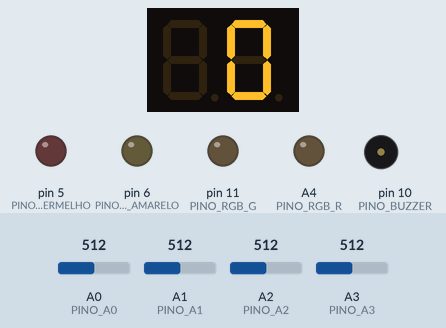
Recording of a sketch running on a simulated Arduino Uno, built with avr-gcc and run on an emulated ATmega328P. Shown: 2-digit seven-segment display, output pins drawn as LEDs (lit = HIGH), buzzer (waves = sounding, pin HIGH). The test bench sets the inputs (shaded band); at power-on: A0 (PINO_A0) = 512, A1 (PINO_A1) = 512, A2 (PINO_A2) = 512, A3 (PINO_A3) = 512. What the sketch prints to the serial monitor is not drawn.

Above: at 0.6 s.
At 10.1 s:
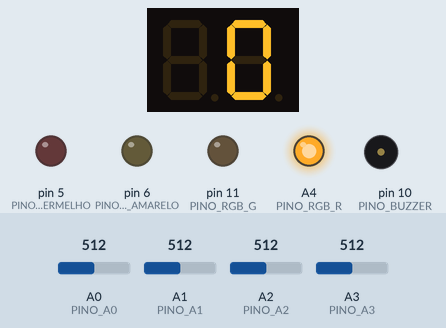
At 25.4 s:
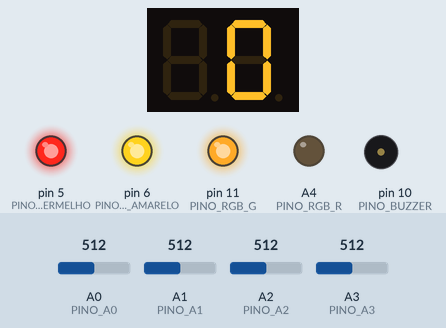
Timing chart, 0 to 118.0 s (numbered marks = the images above):
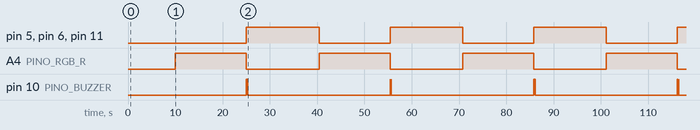

The sketch:

Codigo.ino
```cpp
#include "SevSeg.h"

SevSeg sevseg;

// --- DADOS DA SUA REDE WI-FI ---
const String NOME_WIFI = "WIFI UNIFEOB";
const String SENHA_WIFI = "";
// -------------------------------

// --- CONFIGURAÇÃO DO NTFY ---
const String SERVER    = "ntfy.sh";
const String TOPICO    = "projeto_alerta_bomba_1977_2002"; // Mantenha o seu tópico secreto aqui
// ----------------------------

#define PINO_A0 A0
#define PINO_A1 A1
#define PINO_A2 A2
#define PINO_A3 A3

#define PINO_PWM_VERMELHO 5
#define PINO_PWM_AMARELO 6

#define PINO_RGB_R A4
#define PINO_RGB_G 11
#define PINO_BUZZER 10

const float RESISTOR_SHUNT = 220.0;

unsigned long temporizadorMedicao = 0;
unsigned long temporizadorPisca = 0;
const unsigned long INTERVALO_PISCA = 10000;

// NOVIDADE 1: Variáveis de consumo agora são globais para o envio poder acessá-las
int potenciaTotal_mW = 0;
int potenciaVermelho_mW = 0;
int potenciaAmarelo_mW = 0;
bool ledsLigados = true;

void atualizarMedicao() {
  if (ledsLigados) {
    long somaA0 = 0, somaA1 = 0, somaA2 = 0, somaA3 = 0;
    int amostras = 10;

    for(int i = 0; i < amostras; i++) {
      somaA0 += analogRead(PINO_A0);
      somaA1 += analogRead(PINO_A1);
      somaA2 += analogRead(PINO_A2);
      somaA3 += analogRead(PINO_A3);
    }

    float mediaA2 = (somaA2 / amostras) * (5.0 / 1023.0);
    float mediaA3 = (somaA3 / amostras) * (5.0 / 1023.0);
    float correnteA = (mediaA2 - mediaA3) / RESISTOR_SHUNT;

    // Atualiza a variável global do Amarelo
    potenciaAmarelo_mW = (int)((mediaA3 * correnteA) * 1000.0);
    if(potenciaAmarelo_mW < 0) potenciaAmarelo_mW = 0;

    float mediaA0 = (somaA0 / amostras) * (5.0 / 1023.0);
    float mediaA1 = (somaA1 / amostras) * (5.0 / 1023.0);
    float correnteV = (mediaA0 - mediaA1) / RESISTOR_SHUNT;

    // Atualiza a variável global do Vermelho
    potenciaVermelho_mW = (int)((mediaA1 * correnteV) * 1000.0);
    if(potenciaVermelho_mW < 0) potenciaVermelho_mW = 0;

    potenciaTotal_mW = potenciaVermelho_mW + potenciaAmarelo_mW;
  } else {
    potenciaTotal_mW = 0;
    potenciaVermelho_mW = 0;
    potenciaAmarelo_mW = 0;
  }

  int valorDisplay = potenciaTotal_mW;
  if (valorDisplay > 99) valorDisplay = 99;
  sevseg.setNumber(valorDisplay);
}

void enviarComandoAT(String comando, int timeout) {
  Serial.println(comando);
  unsigned long tempo = millis();

  while ((millis() - tempo) < timeout) {
    while (Serial.available()) {
      char c = Serial.read();
    }

    if (millis() - temporizadorMedicao >= 500) {
      temporizadorMedicao = millis();
      atualizarMedicao();
    }

    sevseg.refreshDisplay();
  }
}

void enviarNotificacao(String payload) {
  enviarComandoAT("AT+CIPSTART=\"TCP\",\"" + SERVER + "\",80", 2000);

  String requisicao = "POST /" + TOPICO + " HTTP/1.1\r\n" +
                      "Host: " + SERVER + "\r\n" +
                      "Connection: close\r\n" +
                      "Content-Length: " + String(payload.length()) + "\r\n\r\n" +
                      payload;

  enviarComandoAT("AT+CIPSEND=" + String(requisicao.length()), 1000);
  enviarComandoAT(requisicao, 2000);
}

void setup() {
  byte numDigits = 2;
  byte digitPins[] = {12, 13};
  byte segmentPins[] = {2, 3, 4, A5, 9, 7, 8, 20};

  sevseg.begin(COMMON_ANODE, numDigits, digitPins, segmentPins, true);
  sevseg.setBrightness(90);

  pinMode(PINO_PWM_VERMELHO, OUTPUT);
  pinMode(PINO_PWM_AMARELO, OUTPUT);
  pinMode(PINO_RGB_R, OUTPUT);
  pinMode(PINO_RGB_G, OUTPUT);
  pinMode(PINO_BUZZER, OUTPUT);

  Serial.begin(115200);

  enviarComandoAT("AT+CWMODE=1", 1000);

  String comandoConexao = "AT+CWJAP=\"" + NOME_WIFI + "\",\"" + SENHA_WIFI + "\"";
  enviarComandoAT(comandoConexao, 8000);
}

void tocarAlarme() {
  for(int b = 0; b < 3; b++) {
    digitalWrite(PINO_BUZZER, HIGH);
    unsigned long t = millis();
    while(millis() - t < 60) sevseg.refreshDisplay();

    digitalWrite(PINO_BUZZER, LOW);
    t = millis();
    while(millis() - t < 60) sevseg.refreshDisplay();
  }
}

void loop() {
  unsigned long tempoAtual = millis();

  if (tempoAtual - temporizadorPisca >= INTERVALO_PISCA) {
    ledsLigados = !ledsLigados;

    if (ledsLigados) {
      analogWrite(PINO_PWM_VERMELHO, 255);
      analogWrite(PINO_PWM_AMARELO, 255);

      digitalWrite(PINO_RGB_R, LOW);
      digitalWrite(PINO_RGB_G, HIGH);

      tocarAlarme();
      atualizarMedicao();

      // SOLUÇÃO: Juntamos tudo numa única "Super Mensagem"
      String mensagemCompleta = "🚨😱 Alerta: As Bombas da Água foram Acionadas!\n\n📊 Consumo Atual:\n🔴 Bomba 01: " + String(potenciaVermelho_mW) + " mW\n🟡 Bomba 02: " + String(potenciaAmarelo_mW) + " mW\n⚡ Total: " + String(potenciaTotal_mW) + " mW";

      // Enviamos apenas 1 vez por ciclo!
      enviarNotificacao(mensagemCompleta);

    } else {
      analogWrite(PINO_PWM_VERMELHO, 0);
      analogWrite(PINO_PWM_AMARELO, 0);

      digitalWrite(PINO_RGB_R, HIGH);
      digitalWrite(PINO_RGB_G, LOW);

      atualizarMedicao();

      // SOLUÇÃO: Mensagem única para quando apaga
      String mensagemCompleta = "⚪😢 Alerta: As Bombas da Água foram Desligadas!\n\n📊 Consumo Atual:\n🔴 0 mW | 🟡 0 mW | ⚡ Total: 0 mW";

      // Enviamos apenas 1 vez por ciclo!
      enviarNotificacao(mensagemCompleta);
    }

    temporizadorPisca = millis();
  }

  // Mantém a medição a ser atualizada a cada 500ms
  if (millis() - temporizadorMedicao >= 500) {
    temporizadorMedicao = millis();
    atualizarMedicao();
  }

  // Mantém o display ligado
  sevseg.refreshDisplay();
}
```

Measured:
- by itself, pin 5 (PINO_PWM_VERMELHO), pin 6 (PINO_PWM_AMARELO), pin 11 (PINO_RGB_G): alternates HIGH for 15.4 s and LOW for 15.0 s
- by itself, A4 (PINO_RGB_R): alternates HIGH for 15.0 s and LOW for 15.4 s
- by itself, pin 10 (PINO_BUZZER): repeats every 30.4 s: 2 × (LOW 0.06 s, HIGH 0.06 s), LOW 30.1 s, HIGH 0.06 s
